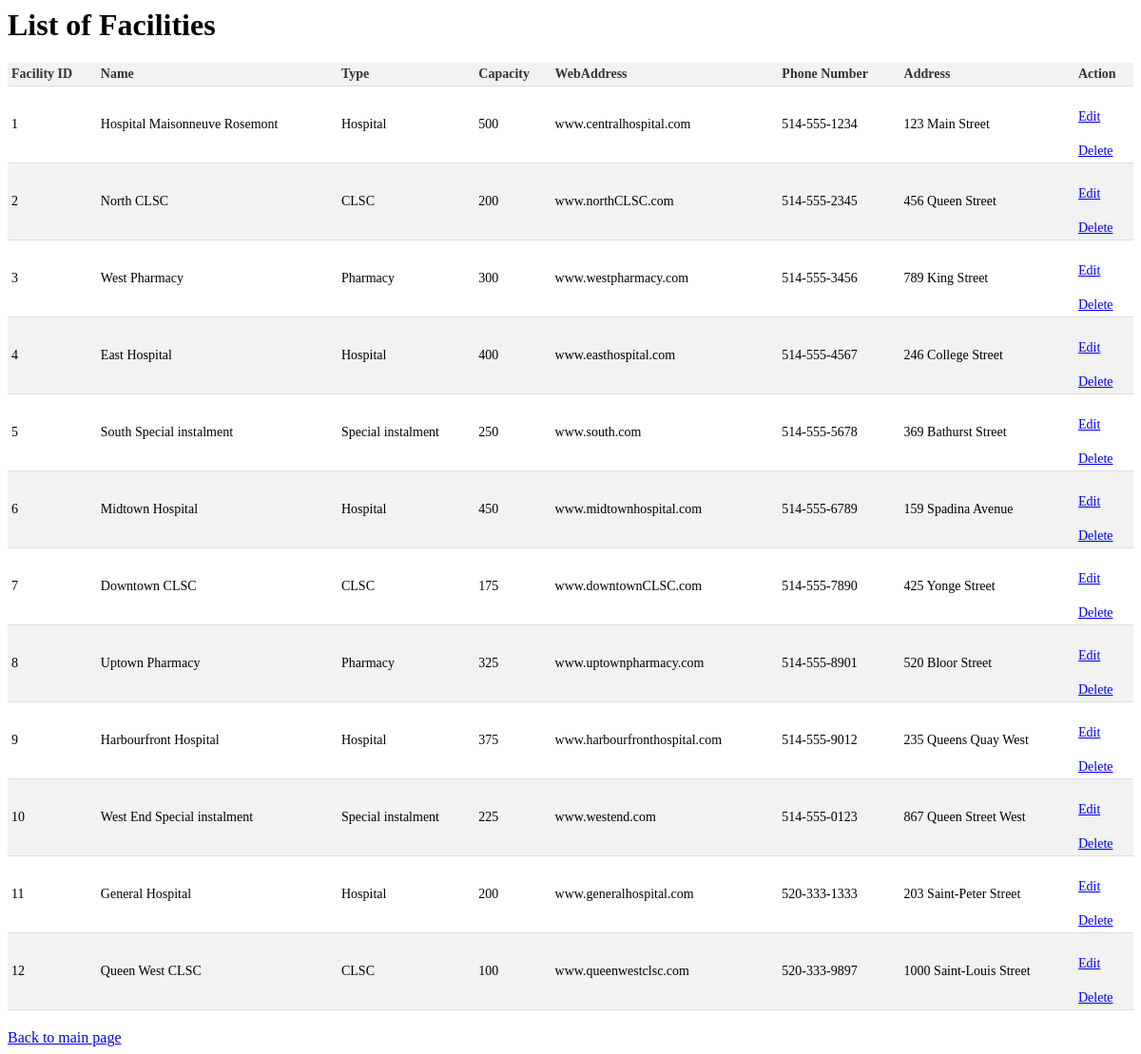
Screenshot of /pages/Facilities/index.php with the database file from the repository.
### tables this page shows
CREATE TABLE Facilities (
  FacilityID INT PRIMARY KEY,
  Name VARCHAR(255),
  Type VARCHAR(255),
  Capacity INT,
  WebAddress VARCHAR(255),
  PhoneNumber VARCHAR(255),
  Address VARCHAR(255),
  PostalCode VARCHAR(255),
  FOREIGN KEY (PostalCode) REFERENCES PostalCodes(PostalCode)
);

### pages/Facilities/index.php (the view, shortened to what this page needs)
<?php
    require_once '../../database.php';
    $statement = $conn->prepare('SELECT * FROM facilities');
    $statement->execute();
    mysqli_stmt_bind_result($statement, $row['FacilityID'], $row['Name'], $row['Type'], $row['Capacity'], $row['WebAddress'], $row['PhoneNumber'], $row['Address'])
?>
<!DOCTYPE html>
<html lang="en">
<head>
    <link rel="stylesheet" href="../../pages/style.css">
</head>
<body>
    <h1>List of Facilities</h1>
    <table>
        <thead>
            <tr>
                <th>Facility ID</th>
                <th>Name</th>
                <th>Type</th>
                <th>Capacity</th>
                <th>WebAddress</th>
                <th>Phone Number</th>
                <th>Address</th>
                <th>Action</th>
            </tr>
        </thead>
        <tbody>
            <?php while (mysqli_stmt_fetch($statement)) {?>
                <tr>
                    <td><?php echo $row['FacilityID'] ?></td>
                    <td><?php echo $row['Name'] ?></td>
                    <td><?php echo $row['Type'] ?></td>
                    <td><?php echo $row['Capacity'] ?></td>
                    <td><?php echo $row['WebAddress'] ?></td>
                    <td><?php echo $row['PhoneNumber'] ?></td>
                    <td><?php echo $row['Address'] ?></td>
                    <td>
                        <a href="./edit.php?FacilityID=<?php echo $row["FacilityID"] ?>">Edit</a>
                        <a href="./edit.php?FacilityID=<?php echo $row["FacilityID"] ?>">Delete</a>
                    </td>
                </tr>
            <?php }; ?>
        </tbody>
    </table>
    <a href="../../index.php">Back to main page</a>
</body>
</html>

### pages/style.css (style rules this page uses)
table { border-collapse: collapse; width: 100%; margin-top: 20px auto; }
th, td { padding: 4px; text-align: left; border-bottom: 1px solid #ddd; font-size: 14px; }
th { background-color: #f2f2f2; color: #333; font-weight: bold; }
tr:nth-child(even) { background-color: #f2f2f2; }
a { display: block; margin-top: 20px; }

### rows the page displays
facilities: FacilityID "1", Name "Hospital Maisonneuve Rosemont", Type "Hospital", Capacity "500", WebAddress "www.centralhospital.com", PhoneNumber "514-555-1234", Address "123 Main Street"
facilities: FacilityID "2", Name "North CLSC", Type "CLSC", Capacity "200", WebAddress "www.northCLSC.com", PhoneNumber "514-555-2345", Address "456 Queen Street"
facilities: FacilityID "3", Name "West Pharmacy", Type "Pharmacy", Capacity "300", WebAddress "www.westpharmacy.com", PhoneNumber "514-555-3456", Address "789 King Street"
facilities: FacilityID "4", Name "East Hospital", Type "Hospital", Capacity "400", WebAddress "www.easthospital.com", PhoneNumber "514-555-4567", Address "246 College Street"
facilities: FacilityID "5", Name "South Special instalment", Type "Special instalment", Capacity "250", WebAddress "www.south.com", PhoneNumber "514-555-5678", Address "369 Bathurst Street"
facilities: FacilityID "6", Name "Midtown Hospital", Type "Hospital", Capacity "450", WebAddress "www.midtownhospital.com", PhoneNumber "514-555-6789", Address "159 Spadina Avenue"
facilities: FacilityID "7", Name "Downtown CLSC", Type "CLSC", Capacity "175", WebAddress "www.downtownCLSC.com", PhoneNumber "514-555-7890", Address "425 Yonge Street"
facilities: FacilityID "8", Name "Uptown Pharmacy", Type "Pharmacy", Capacity "325", WebAddress "www.uptownpharmacy.com", PhoneNumber "514-555-8901", Address "520 Bloor Street"
facilities: FacilityID "9", Name "Harbourfront Hospital", Type "Hospital", Capacity "375", WebAddress "www.harbourfronthospital.com", PhoneNumber "514-555-9012", Address "235 Queens Quay West"
facilities: FacilityID "10", Name "West End Special instalment", Type "Special instalment", Capacity "225", WebAddress "www.westend.com", PhoneNumber "514-555-0123", Address "867 Queen Street West"
facilities: FacilityID "11", Name "General Hospital", Type "Hospital", Capacity "200", WebAddress "www.generalhospital.com", PhoneNumber "520-333-1333", Address "203 Saint-Peter Street"
facilities: FacilityID "12", Name "Queen West CLSC", Type "CLSC", Capacity "100", WebAddress "www.queenwestclsc.com", PhoneNumber "520-333-9897", Address "1000 Saint-Louis Street"
